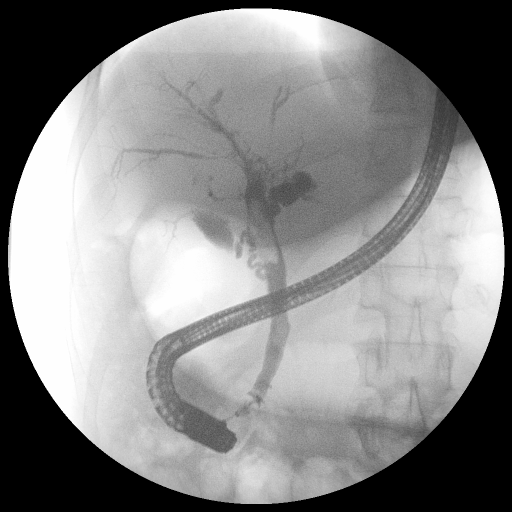
#> input picture original_images/0008404.bmp, 1024 x 1024 px, found by its file name (shown at 1/2 size); its folder holds only this picture in this run
$ jupyter execute --allow-errors Image_vizualisation.ipynb   (shell and % lines are left out)   (older library calls are emulated)
#> lines starting #> are read from the running program, lines starting #| are printed output that depends on the picture
# Installation et mise en place de l'environnement

[cell 1]
#import os
#os.kill(os.getpid(), 9)

[cell 2]
from PIL import Image
#> (the rest of this cell did not finish here and is left out)

[cell 3]
import numpy as np
import cv2
from google.colab.patches import cv2_imshow
from matplotlib import pyplot as plt
import os
import itertools
from scipy.spatial.distance import cdist
from skimage.metrics import structural_similarity as compare_ssim
import PIL
from PIL import Image

[cell 4]
from google.colab import drive
drive.mount('/content/gdrive')


%cd /mydrive/PLDAC

# Récupération des images et de leurs coordonées

[cell 5]
path_images = "original_images"

[cell 6]
def load_images(path, gray_scale = False):
  """
  On charge les images et on les mets toutes avec les mêmes dimensions
  """
#> called with path = 'original_images', gray_scale = False
  images = []
  names = []
  for f in os.listdir(path):
      if f[-4:] == '.bmp' :
          img = None
          if gray_scale :
              img = cv2.imread(os.path.join(path, f), gray_scale)
          else :
              img = cv2.imread(os.path.join(path, f))
#> img is the input picture: shape (1024, 1024, 3); min 0, max 255, mean 134.3
          if img is not None:
              img = cv2.resize(img, (1024,1024))
              images.append(img)
              names.append(f)
  return images, names

images,names = load_images(path_images)
#> images = 1 item; names = ['0008404.bmp']
names = names[0:-1]
#> names = []

[cell 7]
path_labels = "original_images"

[cell 8]
def load_labels(path):
  """
  On charge les labels
  """
  labels = []
  names = os.listdir(path)
  for f in os.listdir(path):
    if f[-4:]==".txt" :
      with open(path+'/'+f,'r') as fp:
        ligne = fp.readline()
        liste = ligne.split(' ')
        labels.append(liste)
  return labels, names

labels,names = load_labels(path_labels)

# Dessiner les bbox sur les images

[cell 9]
# [22 lines left out: function rectangle, not called in this run]

[cell 10]
def rectangle_liste(img_liste,label_liste):
  img_modif_liste = []
  for i in range(len(img_liste)):
    n , m , c = img_liste[i].shape
    # coordonnées
    x_center = int(float(label_liste[i][1]) * m)
    y_center = int(float(label_liste[i][2]) * n)
    width = int(float(label_liste[i][3]) * m)
    height = int(float(label_liste[i][4]) * n)
    x1 = int(x_center - 0.5 * width)
    y1 = int(y_center - 0.5 * height)
    x2 = int(x_center + 0.5 * width)
    y2 = int(y_center + 0.5 * height)
    # draw rectangle on image
    img_modif = img_liste[i].copy()
    img_modif =cv2.rectangle(img_modif, (x1, y1), (x2, y2), (0, 0, 255),thickness = 2)
    img_modif_liste.append(img_modif)
#> this loop made 1 pass
#> (n, m, c) on pass 1: (1024, 1024, 3)
#> after the loop, img_modif_liste = []
  return img_modif_liste

#> (a cell that did not finish here is left out)

[cell 12]
num_image = 2
#> (the rest of this cell did not finish here and is left out)

#Affichage de toutes les images

[cell 13]
# [10 lines left out: function affiche_images, not called in this run]


import math
def affiche_images(path):
#> called with path = 'original_images'
  images, names = load_images(path)
#> images = 1 item; names = ['0008404.bmp']
  num_images = len(images)
#> num_images = 1

  # Définir la taille de la grille
  rows = math.ceil(math.sqrt(num_images))
#> rows = 1
  cols = math.ceil(num_images / rows)
#> cols = 1

  # Créer une grille de sous-graphiques
  fig, axs = plt.subplots(rows, cols, figsize=(10, 10))

  # Parcourir toutes les images et les afficher
  for i, ax in enumerate(axs.flat):
      if i < num_images:
          ax.imshow(images[i])
          ax.axis('off')
      else:
          ax.axis('off')
#> this loop made 0 passes

  plt.show()

#> (the rest of this cell did not finish here and is left out)

# Affichage de l'image moyenne

[cell 14]
def image_moyenne(path):
#> called with path = 'original_images'
  images,_ = load_images(path)
#> images = 1 item
  w,h,c = np.array(images[0]).shape #toutes les images ont les mêmes dimensions (width, height, color space)
#> w = 1024; h = 1024; c = 3

  # Calcul de l'image moyenne
  avg_image = np.zeros((h, w, c), np.float32)

  for img in images:
      avg_image += np.array(img) / len(images)
#> this loop made 1 pass

  avg_image = np.round(avg_image).astype(np.uint8)

  return avg_image

avg_image = image_moyenne(path_images)

[cell 15]
avg_image_resize = cv2.resize(avg_image, (500,500))
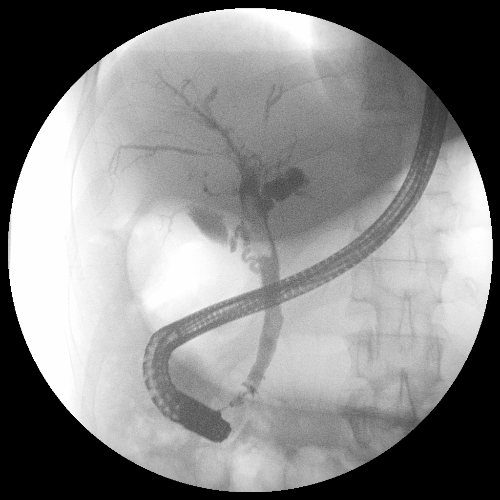
#> avg_image_resize: shape (500, 500, 3); min 0, max 255, mean 134.2
cv2_imshow(avg_image_resize)
hist = cv2.calcHist([avg_image],[0],None,[256],[0,256])
#> hist = 256 values, max 274789 at index 0, min 0 at index 1, mean 4096

# Similitudes de couleurs

[cell 16]
def similarityColor(path):
#> called with path = 'original_images'
    images,_ = load_images(path)
#> images = 1 item

    similarity_matrix = np.zeros((len(images), len(images)))
#> similarity_matrix = [0]

    for i, j in itertools.combinations(range(len(images)), 2):
        hist1 = cv2.calcHist([images[i]],[0],None,[256],[0,256])
        hist2 = cv2.calcHist([images[j]],[0],None,[256],[0,256])
        corr = cv2.compareHist(hist1, hist2, cv2.HISTCMP_BHATTACHARYYA) #compare how well two histograms match witheach other
        similarity_matrix[i, j] = corr
        similarity_matrix[j, i] = corr

    plt.imshow(similarity_matrix)
    plt.colorbar()
    plt.title("Différence de couleur entre les différentes images")
    plt.show()
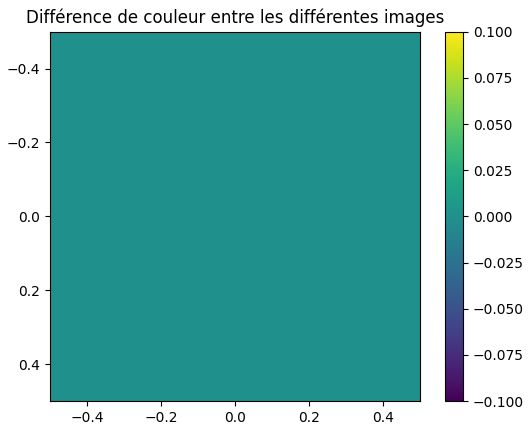
#> figure drawn by matplotlib, 2 panels

similarityColor(path_images)

# Histogrammes

[cell 17]
# [38 lines left out: functions histo, histo_eq, img_modif_histo_eq, histo_stretch, img_modif_histo_stretch, not called in this run]

[cell 18]
def affiche_hist_i_j(path, i,j):
#> called with path = 'original_images', i = 0, j = 16
    images,names = load_images(path)
#> images = 1 item; names = ['0008404.bmp']
    hist1 = cv2.calcHist([images[i]],[0],None,[256],[0,257])
#> hist1 has the same summary as hist outside affiche_hist_i_j
    hist2 = cv2.calcHist([images[j]],[0],None,[256],[0,257])
    plt.figure()
    plt.plot(hist1,'r', label=names[i])
    plt.plot(hist2, label=names[j])
    plt.legend()
    plt.title("Histogramme de couleurs des images "+str(names[i])+" et "+str(names[j]))
    plt.show()

#> (the rest of this cell did not finish here and is left out)

# Mesure similarités

[cell 19]
def similarity(path):
#> called with path = 'original_images'
    images,_ = load_images(path)
#> images = 1 item

    similarity_matrix = np.zeros((len(images), len(images)))
#> similarity_matrix = [0]

    for i, j in itertools.combinations(range(len(images)), 2):
        #corrélation croisée normalisée
        corr = cv2.matchTemplate(images[i], images[j], cv2.TM_CCORR_NORMED) #but = retrouver images[i] dans images[j]
        similarity_matrix[i, j] = corr
        similarity_matrix[j, i] = corr

    plt.imshow(similarity_matrix)
    plt.colorbar()
    plt.title("Similarité entre les différentes images")
    plt.show()

similarity(path_images)

On observe une très forte similitude entre les images (supérieure à 0.8).
Nous n'avons pas comparé les images avec elles-même d'où la diagonale avec une similitude nulle.

#Comparaisons

[cell 20]
#Mean Square Error
# [17 lines left out: functions mse, pearson_correlation, ssim, not called in this run]

def compare(path, func, title):
#> called with path = 'original_images', title = 'Mean Square Error'
    images,_ = load_images(path)
#> images = 1 item

    similarity_matrix = np.zeros((len(images), len(images)))
#> similarity_matrix = [0]

    for i, j in itertools.combinations(range(len(images)), 2):
        s = func(images[i], images[j])
        similarity_matrix[i, j] = s
        similarity_matrix[j, i] = s

    plt.imshow(similarity_matrix)
    plt.colorbar()
    plt.title(title)
    plt.show()
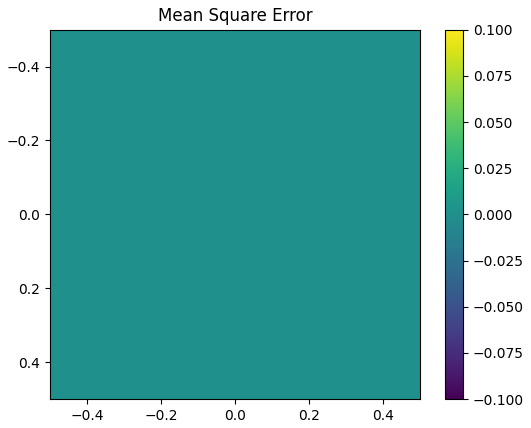
#> figure drawn by matplotlib, 2 panels

[cell 21]
compare(path_images, mse, "Mean Square Error")

[cell 22]
compare(path_images,pearson_correlation, "Corrélation de Pearson")

[cell 23]
compare(path_images,ssim, "SSIM")

$ run again, on original_images/0010408.bmp
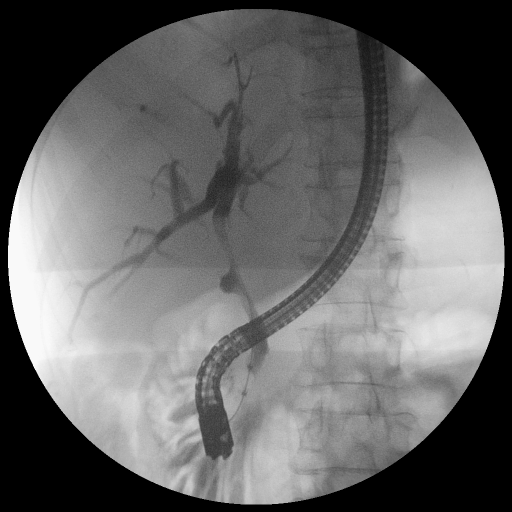
#> input picture original_images/0010408.bmp, 1024 x 1024 px, found by its file name (shown at 1/2 size)
#> in load_images, img is the input picture: shape (1024, 1024, 3); min 0, max 250, mean 102.8
#> `images,names = load_images(path_images)`: images = 1 item; names = ['0010408.bmp']
#> `names = names[0:-1]`: names = []
#> the loop in rectangle_liste, `for i in range(len(img_liste)):` made 1 pass
#> (n, m, c) on pass 1: (1024, 1024, 3)
#> in affiche_images, `images, names = load_images(path)`: images = 1 item; names = ['0010408.bmp']
#> num_images = 1
#> in image_moyenne, `images,_ = load_images(path)`: images = 1 item
#> the loop in image_moyenne, `for img in images:` made 1 pass
#> `avg_image_resize = cv2.resize(avg_image, (500,500))`:
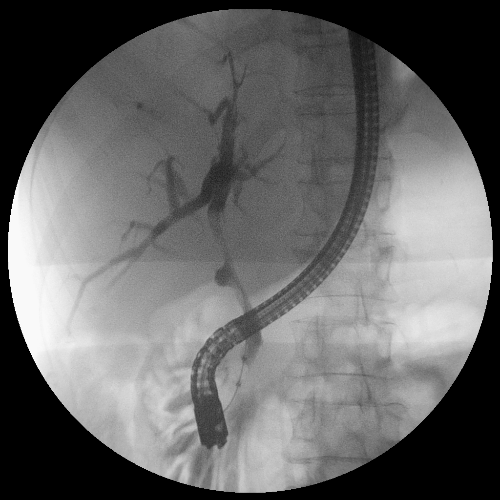
#> avg_image_resize: shape (500, 500, 3); min 0, max 249, mean 102.7
#> hist = 256 values, max 274789 at index 0, min 0 at index 1, mean 4096
#> in similarityColor, `images,_ = load_images(path)`: images = 1 item
#> in similarityColor, `similarity_matrix = np.zeros((len(images), len(images)))`: similarity_matrix = [0]
#> in affiche_hist_i_j, `images,names = load_images(path)`: images = 1 item; names = ['0010408.bmp']
#> hist1 has the same summary as hist outside affiche_hist_i_j
#> in similarity, `images,_ = load_images(path)`: images = 1 item
#> in similarity, `similarity_matrix = np.zeros((len(images), len(images)))`: similarity_matrix = [0]
#> in compare, `images,_ = load_images(path)`: images = 1 item
#> in compare, `similarity_matrix = np.zeros((len(images), len(images)))`: similarity_matrix = [0]

$ run again, on original_images/0011403.bmp
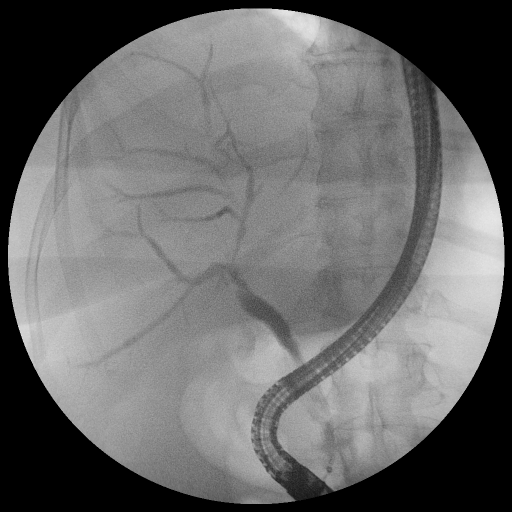
#> input picture original_images/0011403.bmp, 1024 x 1024 px, found by its file name (shown at 1/2 size)
#> in load_images, img is the input picture: shape (1024, 1024, 3); min 0, max 234, mean 105.8
#> `images,names = load_images(path_images)`: images = 1 item; names = ['0011403.bmp']
#> `names = names[0:-1]`: names = []
#> the loop in rectangle_liste, `for i in range(len(img_liste)):` made 1 pass
#> (n, m, c) on pass 1: (1024, 1024, 3)
#> in affiche_images, `images, names = load_images(path)`: images = 1 item; names = ['0011403.bmp']
#> num_images = 1
#> in image_moyenne, `images,_ = load_images(path)`: images = 1 item
#> the loop in image_moyenne, `for img in images:` made 1 pass
#> `avg_image_resize = cv2.resize(avg_image, (500,500))`:
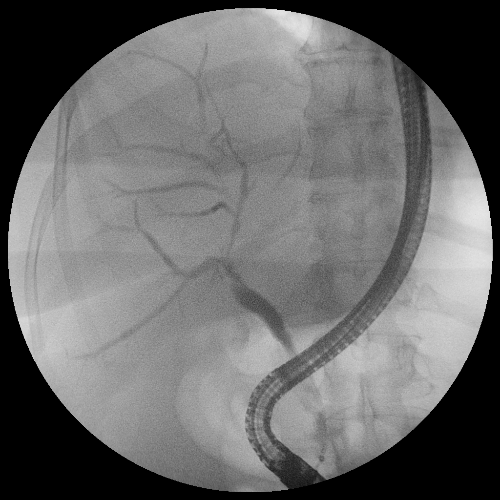
#> avg_image_resize: shape (500, 500, 3); min 0, max 230, mean 105.7
#> hist = 256 values, max 274789 at index 0, min 0 at index 1, mean 4096
#> in similarityColor, `images,_ = load_images(path)`: images = 1 item
#> in similarityColor, `similarity_matrix = np.zeros((len(images), len(images)))`: similarity_matrix = [0]
#> in affiche_hist_i_j, `images,names = load_images(path)`: images = 1 item; names = ['0011403.bmp']
#> hist1 has the same summary as hist outside affiche_hist_i_j
#> in similarity, `images,_ = load_images(path)`: images = 1 item
#> in similarity, `similarity_matrix = np.zeros((len(images), len(images)))`: similarity_matrix = [0]
#> in compare, `images,_ = load_images(path)`: images = 1 item
#> in compare, `similarity_matrix = np.zeros((len(images), len(images)))`: similarity_matrix = [0]

$ run again, on original_images/0012407.bmp
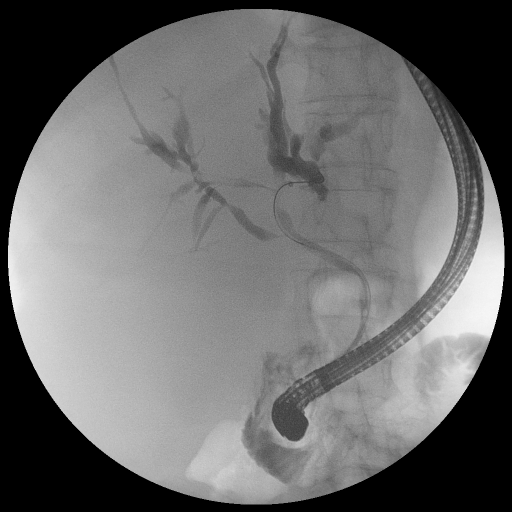
#> input picture original_images/0012407.bmp, 1024 x 1024 px, found by its file name (shown at 1/2 size)
#> in load_images, img is the input picture: shape (1024, 1024, 3); min 0, max 248, mean 107.5
#> `images,names = load_images(path_images)`: images = 1 item; names = ['0012407.bmp']
#> `names = names[0:-1]`: names = []
#> the loop in rectangle_liste, `for i in range(len(img_liste)):` made 1 pass
#> (n, m, c) on pass 1: (1024, 1024, 3)
#> in affiche_images, `images, names = load_images(path)`: images = 1 item; names = ['0012407.bmp']
#> num_images = 1
#> in image_moyenne, `images,_ = load_images(path)`: images = 1 item
#> the loop in image_moyenne, `for img in images:` made 1 pass
#> `avg_image_resize = cv2.resize(avg_image, (500,500))`:
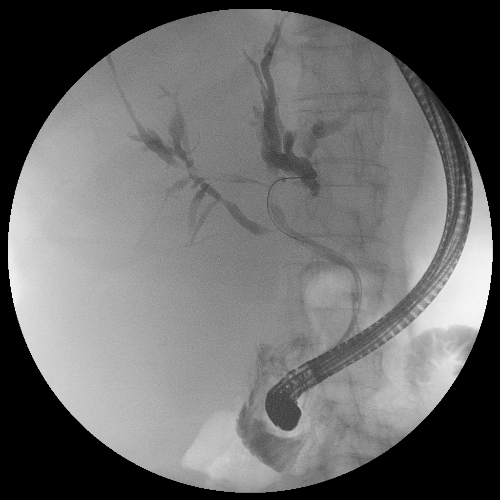
#> avg_image_resize: shape (500, 500, 3); min 0, max 247, mean 107.4
#> hist = 256 values, max 274789 at index 0, min 0 at index 1, mean 4096
#> in similarityColor, `images,_ = load_images(path)`: images = 1 item
#> in similarityColor, `similarity_matrix = np.zeros((len(images), len(images)))`: similarity_matrix = [0]
#> in affiche_hist_i_j, `images,names = load_images(path)`: images = 1 item; names = ['0012407.bmp']
#> hist1 has the same summary as hist outside affiche_hist_i_j
#> in similarity, `images,_ = load_images(path)`: images = 1 item
#> in similarity, `similarity_matrix = np.zeros((len(images), len(images)))`: similarity_matrix = [0]
#> in compare, `images,_ = load_images(path)`: images = 1 item
#> in compare, `similarity_matrix = np.zeros((len(images), len(images)))`: similarity_matrix = [0]

$ run again, on original_images/0008414.bmp
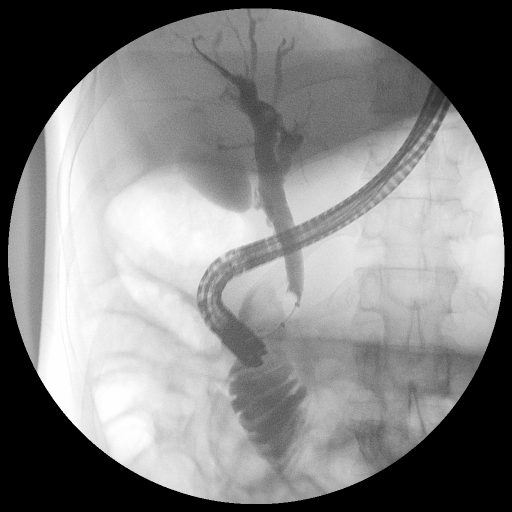
#> input picture original_images/0008414.bmp, 1024 x 1024 px, found by its file name (shown at 1/2 size)
#> in load_images, img is the input picture: shape (1024, 1024, 3); min 0, max 255, mean 130.2
#> `images,names = load_images(path_images)`: images = 1 item; names = ['0008414.bmp']
#> `names = names[0:-1]`: names = []
#> the loop in rectangle_liste, `for i in range(len(img_liste)):` made 1 pass
#> (n, m, c) on pass 1: (1024, 1024, 3)
#> in affiche_images, `images, names = load_images(path)`: images = 1 item; names = ['0008414.bmp']
#> num_images = 1
#> in image_moyenne, `images,_ = load_images(path)`: images = 1 item
#> the loop in image_moyenne, `for img in images:` made 1 pass
#> `avg_image_resize = cv2.resize(avg_image, (500,500))`:
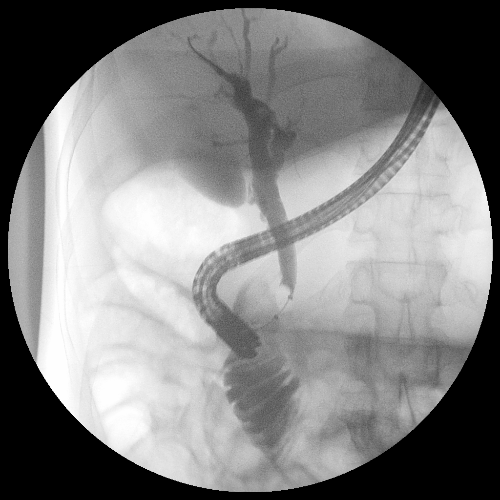
#> avg_image_resize: shape (500, 500, 3); min 0, max 255, mean 130.1
#> hist = 256 values, max 274789 at index 0, min 0 at index 1, mean 4096
#> in similarityColor, `images,_ = load_images(path)`: images = 1 item
#> in similarityColor, `similarity_matrix = np.zeros((len(images), len(images)))`: similarity_matrix = [0]
#> in affiche_hist_i_j, `images,names = load_images(path)`: images = 1 item; names = ['0008414.bmp']
#> hist1 has the same summary as hist outside affiche_hist_i_j
#> in similarity, `images,_ = load_images(path)`: images = 1 item
#> in similarity, `similarity_matrix = np.zeros((len(images), len(images)))`: similarity_matrix = [0]
#> in compare, `images,_ = load_images(path)`: images = 1 item
#> in compare, `similarity_matrix = np.zeros((len(images), len(images)))`: similarity_matrix = [0]
